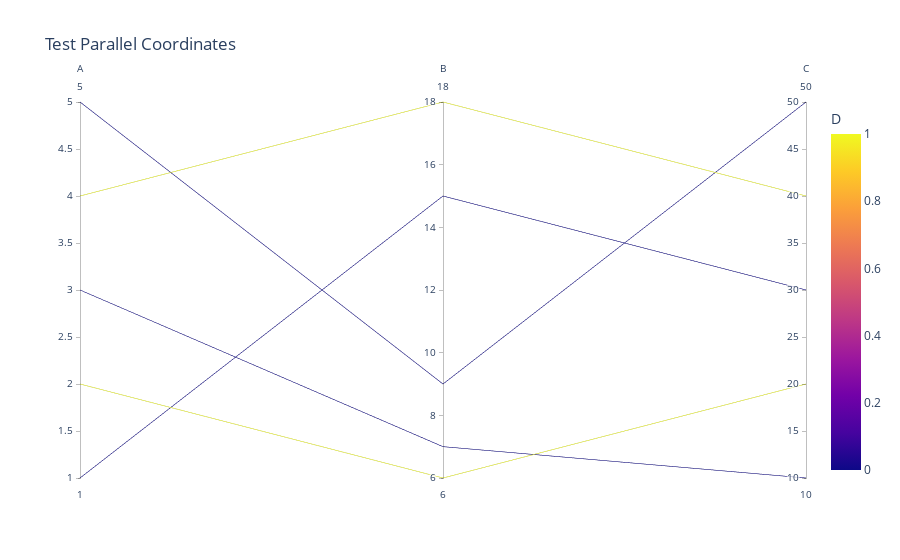

The notebook cell this image was saved under:
### Code cell
import pandas as pd
df = pd.DataFrame({
            'A': [1, 2, 3, 4, 5],
            'B': [15, 6, 7, 18, 9],
            'C': [30, 20, 10, 40, 50],
            'D': ['X', 'Y', 'X', 'Y', 'X']
        })
create_custom_parallel_coordinates(df, dimensions=['A', 'B', 'C'], color_col='D', chart_title='Test Parallel Coordinates')

### Figure 1 — Plotly figure (JSON) as saved in the notebook; plotly's stock layout.template omitted (floating-point values rounded to 4 significant figures)
{"data": [{"dimensions": [{"label": "A", "values": [1, 2, 3, 4, 5]}, {"label": "B", "values": [15, 6, 7, 18, 9]}, {"label": "C", "values": [30, 20, 10, 40, 50]}], "domain": {"x": [0, 1], "y": [0, 1]}, "line": {"color": [0, 1, 0, 1, 0], "coloraxis": "coloraxis"}, "name": "", "type": "parcoords"}], "layout": {"coloraxis": {"colorbar": {"title": {"text": "D"}}, "colorscale": [[0, "#0d0887"], [0.1111, "#46039f"], [0.2222, "#7201a8"], [0.3333, "#9c179e"], [0.4444, "#bd3786"], [0.5556, "#d8576b"], [0.6667, "#ed7953"], [0.7778, "#fb9f3a"], [0.8889, "#fdca26"], [1, "#f0f921"]]}, "legend": {"tracegroupgap": 0}, "title": {"text": "Test Parallel Coordinates"}}}
